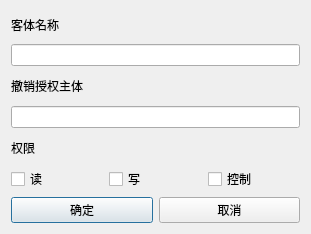
<?xml version="1.0" encoding="UTF-8"?>
<ui version="4.0">
 <class>Withdraw</class>
 <widget class="QDialog" name="Withdraw">
  <property name="geometry">
   <rect>
    <x>0</x>
    <y>0</y>
    <width>311</width>
    <height>234</height>
   </rect>
  </property>
  <property name="windowTitle">
   <string>Dialog</string>
  </property>
  <layout class="QVBoxLayout" name="verticalLayout_2">
   <item>
    <layout class="QVBoxLayout" name="verticalLayout">
     <item>
      <widget class="QLabel" name="label">
       <property name="text">
        <string>客体名称</string>
       </property>
      </widget>
     </item>
     <item>
      <widget class="QLineEdit" name="ObjName"/>
     </item>
     <item>
      <widget class="QLabel" name="label_2">
       <property name="text">
        <string>撤销授权主体</string>
       </property>
      </widget>
     </item>
     <item>
      <widget class="QLineEdit" name="UserName"/>
     </item>
     <item>
      <widget class="QLabel" name="label_3">
       <property name="text">
        <string>权限</string>
       </property>
      </widget>
     </item>
     <item>
      <layout class="QHBoxLayout" name="horizontalLayout">
       <item>
        <widget class="QCheckBox" name="checkBoxr">
         <property name="text">
          <string>读</string>
         </property>
        </widget>
       </item>
       <item>
        <widget class="QCheckBox" name="checkBoxw">
         <property name="text">
          <string>写</string>
         </property>
        </widget>
       </item>
       <item>
        <widget class="QCheckBox" name="checkBoxc">
         <property name="text">
          <string>控制</string>
         </property>
        </widget>
       </item>
      </layout>
     </item>
     <item>
      <layout class="QHBoxLayout" name="horizontalLayout_2">
       <item>
        <widget class="QPushButton" name="yesButton">
         <property name="text">
          <string>确定</string>
         </property>
        </widget>
       </item>
       <item>
        <widget class="QPushButton" name="closeButton">
         <property name="text">
          <string>取消</string>
         </property>
        </widget>
       </item>
      </layout>
     </item>
    </layout>
   </item>
  </layout>
 </widget>
 <resources/>
 <connections/>
</ui>
